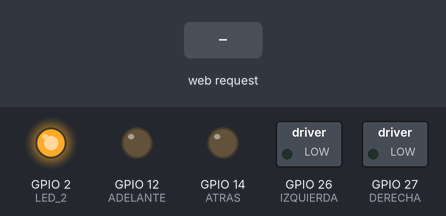
This sketch was run on a simulated ESP32. Shown: switched loads named in the sketch (green lamp = pin HIGH), output pins drawn as LEDs (lit = HIGH). The test bench sets the inputs (shaded band). WiFi joins after 1.5 s; servers stay silent unless stated; what the sketch prints to the serial monitor is not drawn.

Above: at 2.7 s.
2.8 s: HTTP request GET /W received
At 3.8 s:
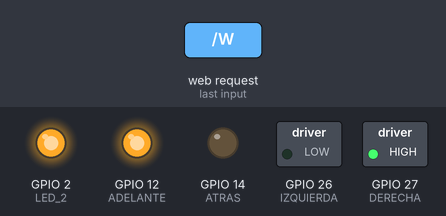
4.3 s: HTTP request GET /S received
At 4.9 s:
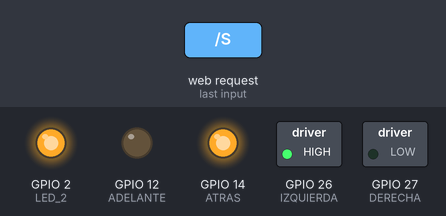
5.8 s: HTTP request GET /A received
At 7.0 s:
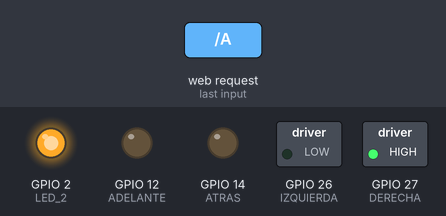
7.3 s: HTTP request GET /D received
At 8.4 s:
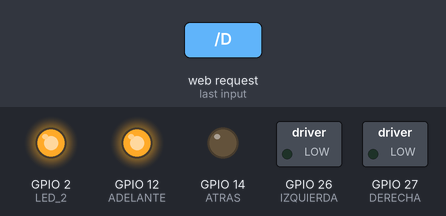
Timing chart, 0 to 9.8 s (numbered marks = the images above; inputs shaded):
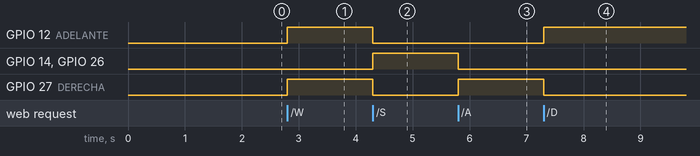

Measured:
- after the input at 2.8 s, GPIO 12 (ADELANTE), GPIO 27 (DERECHA): LOW → HIGH at once
- after the input at 4.3 s, GPIO 12 (ADELANTE), GPIO 27 (DERECHA): HIGH → LOW at once; GPIO 14 (ATRAS), GPIO 26 (IZQUIERDA): LOW → HIGH at once
- after the input at 5.8 s, GPIO 14 (ATRAS), GPIO 26 (IZQUIERDA): HIGH → LOW at once; GPIO 27 (DERECHA): LOW → HIGH at once
- after the input at 7.3 s, GPIO 12 (ADELANTE): LOW → HIGH at once; GPIO 27 (DERECHA): HIGH → LOW at once

The sketch:

RemoteControlCar.ino
```cpp
#include <WiFi.h>

// Pines de dirección
#define ADELANTE 12
#define ATRAS 14
#define DERECHA 27
#define IZQUIERDA 26
#define LED_2 2

#define GIRO 800 // Tiempo de giro en ms

const char *SSID = "Alternet_27_2_52";
const char *PASSWORD = "012345C5B0";

WiFiServer server(80);

// Variables de control
String comandoPendiente = "";
unsigned long tiempoGiroInicio = 0;
bool girando = false;

void setup()
{
  Serial.begin(115200);

  pinMode(ADELANTE, OUTPUT);
  pinMode(ATRAS, OUTPUT);
  pinMode(DERECHA, OUTPUT);
  pinMode(IZQUIERDA, OUTPUT);
  pinMode(LED_2, OUTPUT);

  WiFi.begin(SSID, PASSWORD);
  while (WiFi.status() != WL_CONNECTED)
  {
    delay(500);
    Serial.print(".");
  }

  Serial.println("\nWiFi conectado");
  Serial.println(WiFi.localIP());
  server.begin();
  digitalWrite(LED_2, HIGH);
}

void detenerTodo()
{
  digitalWrite(ADELANTE, LOW);
  digitalWrite(ATRAS, LOW);
  digitalWrite(DERECHA, LOW);
  digitalWrite(IZQUIERDA, LOW);
}

void girarIzquierda()
{
  digitalWrite(ADELANTE, LOW);
  digitalWrite(ATRAS, LOW);
  digitalWrite(DERECHA, HIGH);
  digitalWrite(IZQUIERDA, LOW);
}

void girarDerecha()
{
  digitalWrite(ADELANTE, HIGH);
  digitalWrite(ATRAS, LOW);
  digitalWrite(DERECHA, LOW);
  digitalWrite(IZQUIERDA, LOW);
}

void avanzar()
{
  digitalWrite(ADELANTE, HIGH);
  digitalWrite(ATRAS, LOW);
  digitalWrite(DERECHA, HIGH);
  digitalWrite(IZQUIERDA, LOW);
}

void retroceder()
{
  digitalWrite(ADELANTE, LOW);
  digitalWrite(ATRAS, HIGH);
  digitalWrite(DERECHA, LOW);
  digitalWrite(IZQUIERDA, HIGH);
}

void controlarMotores(const String &cmd)
{
  detenerTodo();

  if (cmd == "W")
  {
    avanzar();
  }
  else if (cmd == "S")
  {
    retroceder();
  }
  else if (cmd == "A")
  {
    girarIzquierda();
  }
  else if (cmd == "D")
  {
    girarDerecha();
  }
  else if (cmd == "Q" || cmd == "E" || cmd == "Z" || cmd == "X")
  {
    // Comandos con giro + avance/retroceso
    if (!girando)
    {
      if (cmd == "Q" || cmd == "Z")
      {
        girarIzquierda();
      }
      else
      {
        girarDerecha();
      }
      girando = true;
      tiempoGiroInicio = millis();
      comandoPendiente = cmd;
    }
  }
}

void loop()
{
  WiFiClient client = server.available();
  if (client)
  {
    Serial.println("Nuevo cliente");

    String request = client.readStringUntil('\r');
    client.read(); // Leer '\n'

    if (request.startsWith("GET /") && !request.startsWith("GET /favicon.ico"))
    {
      int cmdIndex = request.indexOf("GET /") + 5;
      String cmd = request.substring(cmdIndex, cmdIndex + 1);
      controlarMotores(cmd);
      Serial.println("Comando recibido: " + cmd);
    }

    client.println("HTTP/1.1 200 OK");
    client.println("Content-type:text/html");
    client.println("Connection: close");
    client.println();
    client.println("<!DOCTYPE html><html><head><meta name=\"viewport\" content=\"width=device-width, initial-scale=1\">");
    client.println("<style>");
    client.println("body { text-align: center; font-family: Arial; }");
    client.println(".button { width: 80px; height: 80px; font-size: 30px; margin: 10px; }");
    client.println("</style></head><body>");
    client.println("<h1>Control del Carrito</h1>");

    client.println("<div>");
    client.println("<button class=\"button\" onclick=\"location.href='/Q'\">Q</button>");
    client.println("<button class=\"button\" onclick=\"location.href='/W'\">W</button>");
    client.println("<button class=\"button\" onclick=\"location.href='/E'\">E</button><br>");
    client.println("<button class=\"button\" onclick=\"location.href='/A'\">A</button>");
    client.println("<button class=\"button\" onclick=\"location.href='/S'\">S</button>");
    client.println("<button class=\"button\" onclick=\"location.href='/D'\">D</button><br>");
    client.println("<button class=\"button\" onclick=\"location.href='/Z'\">Z</button>");
    client.println("<button class=\"button\" onclick=\"location.href='/X'\">X</button><br>");
    client.println("</div>");

    client.println("</body></html>");
    client.println();

    client.stop();
    Serial.println("Cliente desconectado\n");
  }

  // Verificar si terminó el giro
  if (girando && (millis() - tiempoGiroInicio >= GIRO))
  {
    girando = false;

    if (comandoPendiente == "Q" || comandoPendiente == "E")
    {
      avanzar();
    }
    else if (comandoPendiente == "Z" || comandoPendiente == "X")
    {
      retroceder();
    }

    comandoPendiente = "";
  }
}
```
